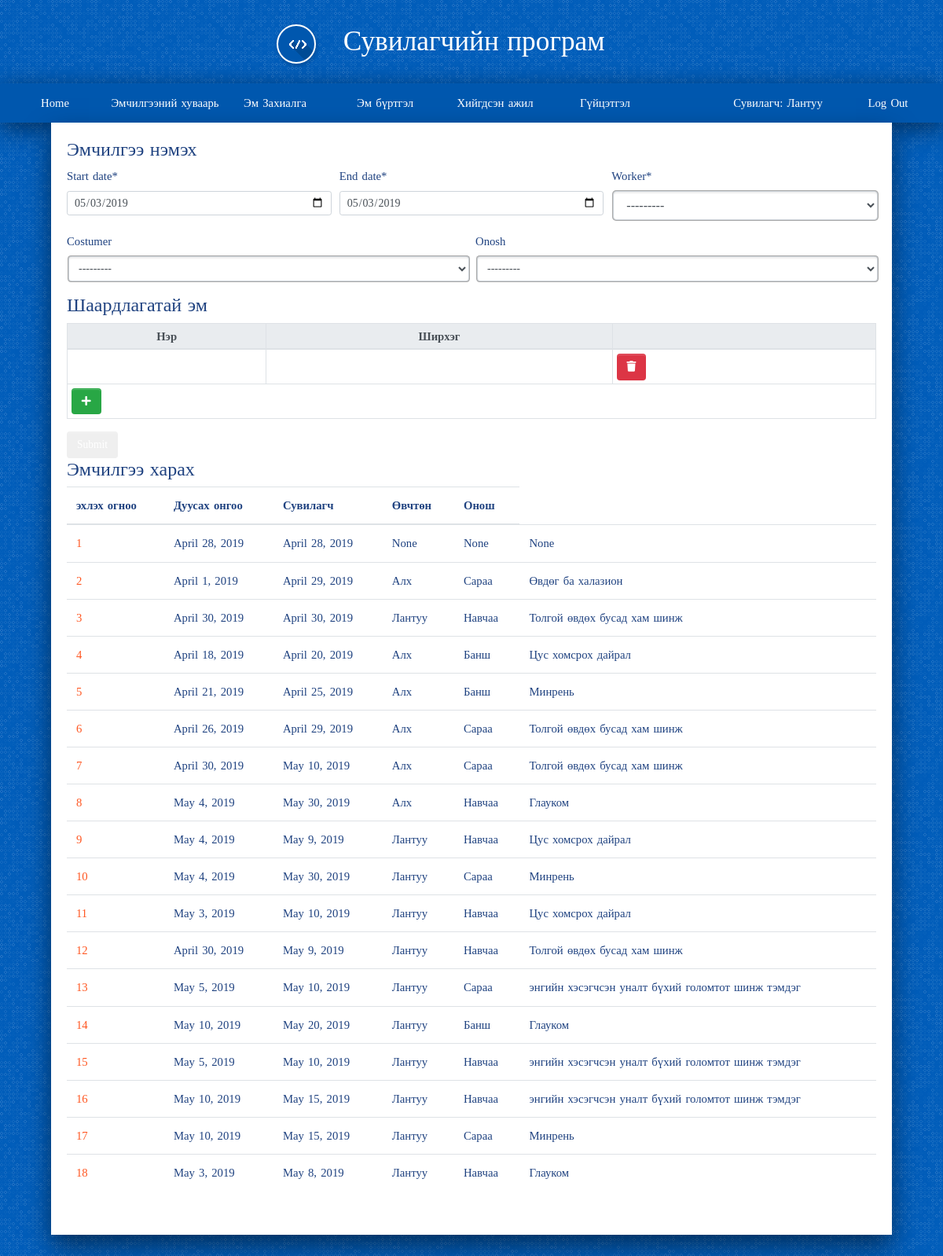
The page /drug/emchilgee_new/ (signed in) on the database its author committed.
### account/models.py (models this page shows, shortened)
class User(AbstractUser):
    is_worker       = models.BooleanField('worker status', default=False)
    is_costumer     = models.BooleanField('costumer status', default=False)

class Worker(models.Model):
    user            = models.OneToOneField(User, on_delete=models.CASCADE, primary_key=True, related_name='worker')
    firstname       = models.CharField(max_length=200)
    lastname        = models.CharField(max_length=200)
    register        = models.CharField(max_length=200)
    gender          = models.ForeignKey(Gender,on_delete=models.SET_NULL, null=True, blank=True)
    age             = models.IntegerField(null=True, blank=True)
    degree          = models.ForeignKey(Degree, on_delete=models.SET_NULL, null=True, blank=True)
    position        = models.ForeignKey(Position, on_delete=models.SET_NULL, null=True, blank=True)
    def __str__(self):
        return self.firstname
    def is_doctor(self):
        return self.position.name == "Эмч"

class Costumer(models.Model):
    user            = models.OneToOneField(User, on_delete=models.CASCADE, primary_key=True, related_name='costumer')
    firstname       = models.CharField(max_length=200)
    lastname        = models.CharField(max_length=200)
    register        = models.CharField(max_length=200)
    gender          = models.ForeignKey(Gender,on_delete=models.SET_NULL, null=True, blank=True)
    age             = models.IntegerField(null=True, blank=True)
    description     = models.CharField(max_length=200)
    def __str__(self):
        return self.firstname

### drug/models.py (models this page shows, shortened)
class Emchilgee(models.Model):
    start_date = models.DateField(default=timezone.now)
    end_date = models.DateField(default=timezone.now)
    worker = models.ForeignKey(Worker, on_delete=models.SET_NULL, null=True, blank=True)
    costumer = models.ForeignKey(Costumer, on_delete=models.SET_NULL, null=True, blank=True)
    onosh = models.ForeignKey(Onosh, on_delete=models.SET_NULL, null=True, blank=True)
    created_date = models.DateField(default=timezone.now)

class Onosh(models.Model):
    category = models.CharField(max_length=200, null=True, blank=True)
    disc = models.CharField(max_length=400, null=True, blank=True)
    code = models.CharField(max_length=20, null=True, blank=True)
    def __str__(self):
        return self.disc

### drug/views.py (the view, shortened to what this page needs)
def emchilgee_create(request, template_name='drug/emchilgee_create.html'):
    context = {}
    emchilgee = Emchilgee.objects.all()
    drug_important = Drug_important.objects.all()
    Drug_important_formset = modelformset_factory(Drug_important, form=Drug_important_form)
    Onoshdahi_emchilgeeFormset = modelformset_factory(Onoshdahi_emchilgee, form=Onoshdahi_emchilgeeForm)
    form = Emchilgee_form(request.POST or None)
    formset1 = Onoshdahi_emchilgeeFormset(request.POST or None, queryset = Onoshdahi_emchilgee.objects.none(), prefix='onoshdahi_emchilgee')
    formset2 = Drug_important_formset(request.POST or None, queryset = Drug_important.objects.none(), prefix='drug_important')
    context['drug_important'] = drug_important
    context['emchilgee'] = emchilgee
    context['formset1'] = formset1
    context['form'] = form
    return render(request, template_name, context)

### drug/forms.py
class Emchilgee_form(forms.ModelForm):
    worker = forms.ModelChoiceField(queryset=Worker.objects.filter(position__name = "Сувилагч"))
    class Meta:
        model = Emchilgee
        fields = [
            'start_date',
            'end_date',
            'worker',
            'costumer',
            'onosh',
        ]
        widgets = {
            'start_date': forms.DateInput(attrs={"type": "date", 'class': 'form-control form-control-sm'}),
            'end_date': forms.DateInput(attrs={"type": "date", 'class': 'form-control form-control-sm'}),
            'worker': forms.Select(attrs={'class': 'form-control form-control-sm'}),
            'costumer': forms.Select(attrs={'class': 'form-control form-control-sm'}),
            'onosh': forms.Select(attrs={'class': 'form-control form-control-sm'}),
        }

### drug/templates/drug/emchilgee_create.html (shortened to what this page needs)
{% extends "base.html" %}
{% load staticfiles %}
{% load crispy_forms_tags %}
{% block content %}
<h4> Эмчилгээ нэмэх </h4>
<form method="post" novalidate>
    <div class="form-row">
      <div class="form-group col-md-4 mb-0">
        {{ form.start_date|as_crispy_field }}
      </div>
      <div class="form-group col-md-4 mb-0">
        {{ form.end_date|as_crispy_field }}
      </div>
      <div class="form-group col-md-4 mb-0">
        {{ form.worker|as_crispy_field }}
      </div>
    </div>
    <div class="form-row">
      <div class="form-group col-md-6 mb-0">
        {{ form.costumer|as_crispy_field }}
      </div>
      <div class="form-group col-md-6 mb-0">
        {{ form.onosh|as_crispy_field }}
      </div>
    </div>
    <h4> Шаардлагатай эм </h4>
    <table class="table form-table table-bordered table-sm">
      <thead class="thead-light text-center">
        <tr>
          <th> Нэр </th>
          <th> Ширхэг </th>
          <th></th>
        </tr>
      </thead>
      <tbody>
      {% for form_data in formset1 %}
          <tr class="{{ formset1.prefix }}">
              <td>
              </td>
              <td>
              </td>
              <td>
                  <button type="button" class="btn btn-danger btn-sm remove-form-row" id="{{ formset1.prefix }}">
                      <i class="fa fa-trash"></i>
                  </button>
              </td>
          </tr>
      {% endfor %}
      <tr>
          <td colspan="9" style="border-left: none!important; border-right: none !important; border-bottom: none !important;">
              <button type="button" class="btn btn-sm btn-success add-form-row" id="{{ formset1.prefix }}">
                 <i class="fa fa-plus"></i>
              </button>
          </td>
      </tr>
      </tbody>
    </table>
    <input class="btn search" type="submit" value="Submit" />
</form>
<h4>Эмчилгээ харах</h4>
<table class="table">
<thead>
    <tr>
      <th> эхлэх огноо</th>
      <th> Дуусах онгоо </th>
      <th> Сувилагч </th>
      <th> Өвчтөн </th>
      <th> Онош </th>
    </tr>
</thead>
  <tbody>
      {% for drug in emchilgee %}
      <tr>
        <td> <a href='#'> {{ drug.id }} </a></td>
        <td>{{ drug.start_date }}</td>
        <td>{{ drug.end_date }}</td>
        <td>{{ drug.worker }}</td>
        <td>{{ drug.costumer }}</td>
        <td>{{ drug.onosh }}</td>
      </tr>
      {% endfor %}
  </tbody>
</table>
{% endblock %}

### templates/base.html (shortened to what this page needs)
{% load staticfiles %}
<!DOCTYPE html>
<html>
<head>
	<link rel="stylesheet" href="https://stackpath.bootstrapcdn.com/bootstrap/4.1.3/css/bootstrap.min.css">
	<link rel="stylesheet" href="{% static 'css/style.css' %}">
	<link rel="stylesheet" href="{% static 'css/basic.css' %}">
	<link rel="stylesheet" href="{% static 'css/navigator.css' %}">
	<link rel="stylesheet" href="https://use.fontawesome.com/releases/v5.8.1/css/all.css">
</head>
<body>
{% if request.user.is_authenticated %}
	{% if request.user.is_worker %}
		{% if request.user.worker.is_doctor %}
			<div class="title">
					<i class="logo-design-guide"></i>
					Сувилагчийн програм
			</div>
			<div class="header">
				<label for="show-menu" class="show-menu">Цэс </label>
				<input type="checkbox" id="show-menu" role="button">
				<ul id="menu" class="menu">
						<li><a href="{% url 'home' %}"> Нүүр хуудас </a></li>
						<li><a href="{% url 'drug:all_emchilgee_list' %}"> Гүйцэтгэл </a></li>
						<li class="float-right"><a href="{% url 'account:logout'%}"> Log Out </a></li>
						<li class="float-right"> <a href="#"> Эмч: {{ request.user.worker }} </a> </li>
				</ul>
			</div>
		{% else %}
			<div class="title">
					<i class="logo-design-guide"></i>
					Сувилагчийн програм
			</div>
			<div class="header">
				<ul id="menu" class="menu">
						<li><a href="{% url 'home' %}"> Home </a></li>
						<li><a href="{% url 'drug:emchilgee_list' %}"> Эмчилгээний хуваарь </a></li>
						<li><a href="{% url 'drug:drug_order' %}"> Эм Захиалга </a></li>
						<li><a href="{% url 'drug:drug_detail' %}"> Эм бүртгэл </a></li>
						<li><a href="{% url 'drug:emchilgee_list_done' %}"> Хийгдсэн ажил </a></li>
						<li><a href="{% url 'drug:reviews' %}"> Гүйцэтгэл </a></li>
						<li class="float-right"><a href="{% url 'account:logout'%}"> Log Out </a></li>
						<li class="float-right"><a href="#"> Сувилагч: {{ request.user.worker }}</a></li>
				</ul>
			</div>
		{% endif %}
	{% endif %}
{% endif %}
<div class="container">
	<div class="main">
	    {% block content %}
			{% endblock %}
	</div>
</div>
</body>
</html>

### static/css/style.css (style rules this page uses)
body { background-color: #e9e9e9; }

### static/css/basic.css (style rules this page uses)
body { font-family: "Fira Sans Condensed"; font-weight: 400; font-size: 0.92em; color: #1f4280; background-color: #005dba; line-height: 1.5em; word-spacing: 0.1em; margin: 0; }
.container { display: grid; grid-template-columns: auto 1400px auto; grid-template-rows: auto auto auto auto 60px; }
.title { grid-column: 2/3; grid-row: 1/2; font-weight: 200; font-size: 2.4em; color: #fff; line-height: 3em; text-align: center; }
.title [class^="logo-"] { border: 2px solid #fff; margin-right: 24px; margin-left: -78px; }
.header { grid-column: 2/3; grid-row: 2/3; border-radius: 4px 4px 0 0; overflow: hidden; box-shadow: 0px 7px 31px rgba(0, 0, 0, 0.5); background-color: #0057ae; }
.main { grid-column: 2/3; grid-row: 3/4; background-color: #fff; box-shadow: 0px 15px 31px rgba(0, 0, 0, 0.5); padding: 20px 20px 40px 20px; min-width: 0; }
a { color: #ff5722; text-decoration: none; }
label { display: block; }
select, input[type="text"], input[type="number"], input[type="password"], textarea { line-height: 1.42857143; padding: 6px 12px; border-radius: 4px; border: none; font-family: "Fira Sans Condensed"; font-size: 0.846rem; box-shadow: inset 0 2px 2px rgba(0,0,0,.07), 0 0 0 1px darkgrey; background-color: #fafdff; color: #1f4280; transition: box-shadow .15s ease-in, border-color .15s ease-in; margin: 2px; }
select:not([multiple]) { height: 2.3em; }
.btn { font-family: "Fira Sans Condensed"; font-size: 0.92em; }
.btn { display: inline-block; font-weight: normal; text-align: center; vertical-align: middle; touch-action: manipulation; cursor: pointer; background-image: none; border: 1px solid transparent; white-space: nowrap; padding: 6px 12px; line-height: 1.42857143; -webkit-border-radius: 4px; border-radius: 4px; -webkit-user-select: none; -moz-user-select: none; -ms-user-select: none; user-select: none; color: #fff; box-shadow: inset 0 1px 0 rgba(255,255,255,0.2); text-decoration: none; transition: background-color .2s ease-in-out, border-color .2s ease-in-out; }
@media screen and (max-width: 1440px) { .container { grid-template-columns: 20px auto 20px; } }
ul.menu { margin:0; padding:0; transition: background-color .15s ease-in-out; min-height: 50px; }
ul.menu li { display:inline-block; float: left; }
ul.menu li a { display:block; min-width:140px; height: 50px; text-align: center; line-height: 50px; color: #fff; background: #0057ae; transition: background-color .20s ease-in-out; }
ul.menu .float-right { float: right; }

### static/css/navigator.css (style rules this page uses)
[class^="logo-"] { display: inline-block; width: 50px; height: 50px; box-shadow: 1px 2px 4px 1px rgba(0,0,0,.15); transition: box-shadow .2s ease-in-out; border-radius: 50%; vertical-align: middle; }

### rows shown on the page
User: user.worker "Лантуу"
Emchilgee: id "1", start_date "April 28, 2019", end_date "April 28, 2019", worker "None", costumer "None", onosh "None"
Emchilgee: id "2", start_date "April 1, 2019", end_date "April 29, 2019", worker "Алх", costumer "Сараа", onosh "Өвдөг ба халазион"
Emchilgee: id "3", start_date "April 30, 2019", end_date "April 30, 2019", worker "Лантуу", costumer "Навчаа", onosh "Толгой өвдөх бусад хам шинж"
Emchilgee: id "4", start_date "April 18, 2019", end_date "April 20, 2019", worker "Алх", costumer "Банш", onosh "Цус хомсрох дайрал"
Emchilgee: id "5", start_date "April 21, 2019", end_date "April 25, 2019", worker "Алх", costumer "Банш", onosh "Минрень"
Emchilgee: id "6", start_date "April 26, 2019", end_date "April 29, 2019", worker "Алх", costumer "Сараа", onosh "Толгой өвдөх бусад хам шинж"
Emchilgee: id "7", start_date "April 30, 2019", end_date "May 10, 2019", worker "Алх", costumer "Сараа", onosh "Толгой өвдөх бусад хам шинж"
Emchilgee: id "8", start_date "May 4, 2019", end_date "May 30, 2019", worker "Алх", costumer "Навчаа", onosh "Глауком"
Emchilgee: id "9", start_date "May 4, 2019", end_date "May 9, 2019", worker "Лантуу", costumer "Навчаа", onosh "Цус хомсрох дайрал"
Emchilgee: id "10", start_date "May 4, 2019", end_date "May 30, 2019", worker "Лантуу", costumer "Сараа", onosh "Минрень"
Emchilgee: id "11", start_date "May 3, 2019", end_date "May 10, 2019", worker "Лантуу", costumer "Навчаа", onosh "Цус хомсрох дайрал"
Emchilgee: id "12", start_date "April 30, 2019", end_date "May 9, 2019", worker "Лантуу", costumer "Навчаа", onosh "Толгой өвдөх бусад хам шинж"
Emchilgee: id "13", start_date "May 5, 2019", end_date "May 10, 2019", worker "Лантуу", costumer "Сараа", onosh "энгийн хэсэгчсэн уналт бүхий голомтот шинж тэмдэг"
Emchilgee: id "14", start_date "May 10, 2019", end_date "May 20, 2019", worker "Лантуу", costumer "Банш", onosh "Глауком"
Emchilgee: id "15", start_date "May 5, 2019", end_date "May 10, 2019", worker "Лантуу", costumer "Навчаа", onosh "энгийн хэсэгчсэн уналт бүхий голомтот шинж тэмдэг"
Emchilgee: id "16", start_date "May 10, 2019", end_date "May 15, 2019", worker "Лантуу", costumer "Навчаа", onosh "энгийн хэсэгчсэн уналт бүхий голомтот шинж тэмдэг"
Emchilgee: id "17", start_date "May 10, 2019", end_date "May 15, 2019", worker "Лантуу", costumer "Сараа", onosh "Минрень"
Emchilgee: id "18", start_date "May 3, 2019", end_date "May 8, 2019", worker "Лантуу", costumer "Навчаа", onosh "Глауком"
